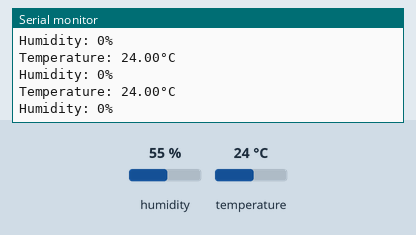
This sketch was run on a simulated Arduino Uno, built for the host (arithmetic inside an expression is 32-bit, double 64-bit). Shown: the last lines printed to the serial monitor. The inputs (shaded band) are chosen by the test bench; at power-on: temperature 24 °C, humidity 55 %.

Above: at 1.2 s.
1.3 s: temperature set to 12 °C
At 1.88 s:
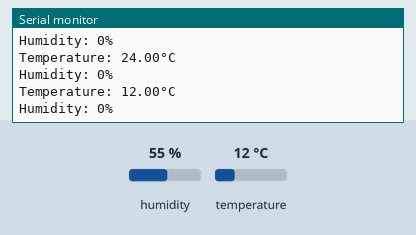
2.8 s: temperature set to 19 °C
At 3.06 s:
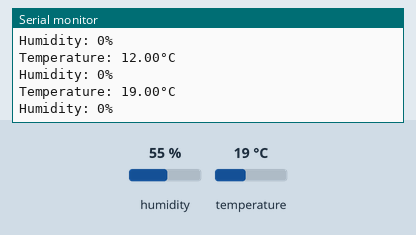
Timing chart, 0 to 5.8 s (numbered marks = the images above; inputs shaded):
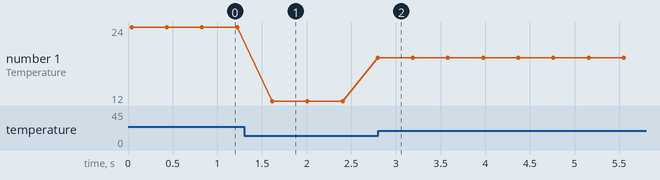

Measured:
- after the input at 1.3 s, the serial monitor: prints a new line after 0.31 s (image 1)
- plotted number 1: 24 → 19 after the input at 1.3 s

The sketch:

SHT31_V3.ino
```cpp
/*
 * The simplest operation using SHT3x
 */


#include <SHT3x.h>
SHT3x Sensor;
void setup() {

  Serial.begin(19200);
  Sensor.Begin();
}

void loop() {

  Sensor.UpdateData();
  Serial.print("Temperature: ");
  Serial.print(Sensor.GetTemperature());
  Serial.write("\xC2\xB0"); //The Degree symbol
  Serial.println("C");
  Serial.print("Humidity: ");
  Serial.print(Sensor.GetRelHumidity());
  Serial.println("%");

  delay(333);
}
```
